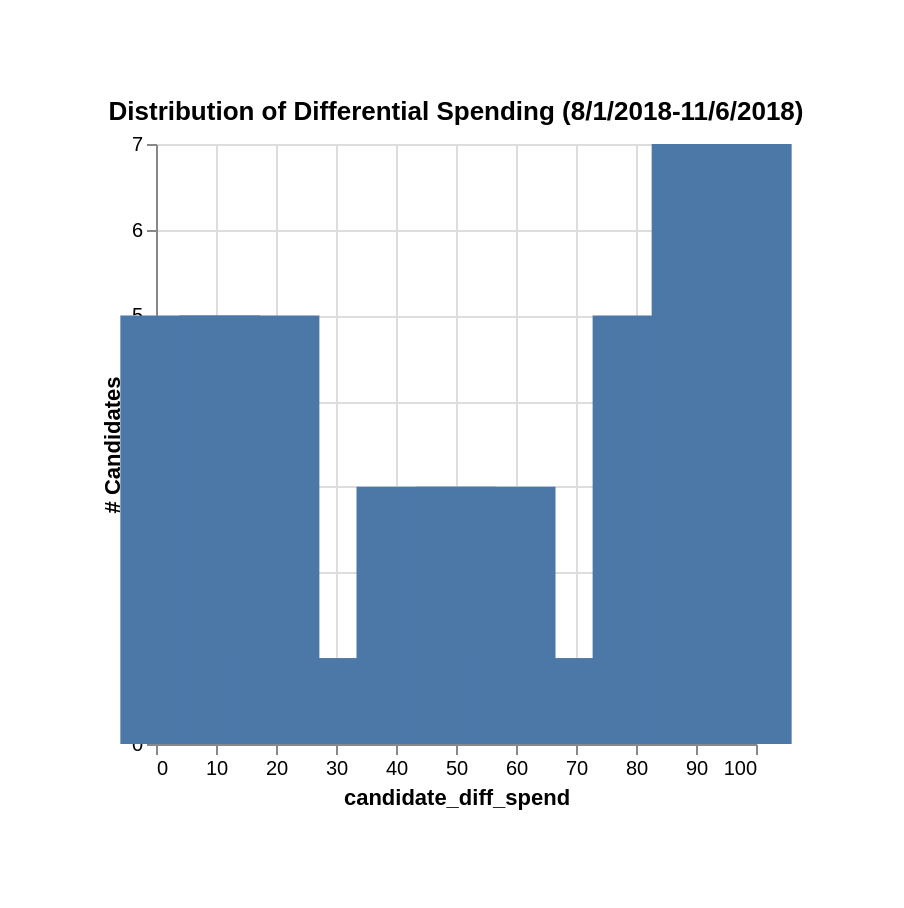

This figure's Vega-Lite source:
### Vega-Lite specification from a JSON file in a GitHub repository (floating-point values rounded to 4 significant figures)
{"config": {"view": {}, "padding": 50}, "mark": {"binSpacing": 1, "size": 70, "type": "bar"}, "data": {"values": [{"candidate_diff_spend": 5.724, "count": 5}, {"candidate_diff_spend": 15.56, "count": 5}, {"candidate_diff_spend": 25.4, "count": 1}, {"candidate_diff_spend": 35.24, "count": 1}, {"candidate_diff_spend": 45.08, "count": 3}, {"candidate_diff_spend": 54.92, "count": 3}, {"candidate_diff_spend": 64.76, "count": 1}, {"candidate_diff_spend": 74.6, "count": 1}, {"candidate_diff_spend": 84.44, "count": 5}, {"candidate_diff_spend": 94.28, "count": 7}]}, "$schema": "https://vega.github.io/schema/vega-lite/v5.json", "title": "Distribution of Differential Spending (8/1/2018-11/6/2018)", "encoding": {"x": {"field": "candidate_diff_spend", "type": "quantitative"}, "y": {"field": "count", "type": "quantitative", "axis": {"title": "# Candidates"}}}}
